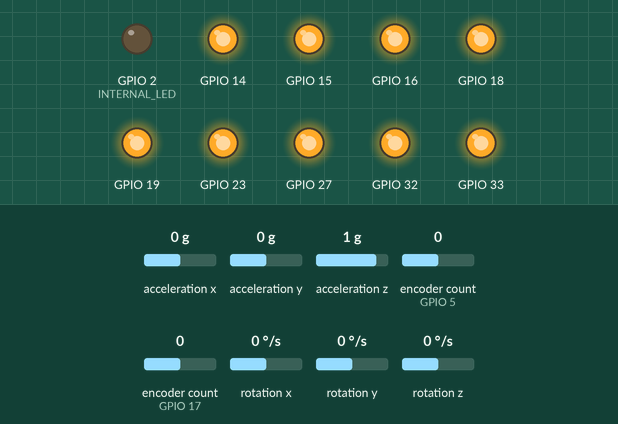
Simulated run of this sketch. Board: ESP32. On the bench: output pins drawn as LEDs (lit = HIGH). Wiring (inferred from the names in the program): MPU-6050 motion sensor at I2C address 0x68. The inputs (shaded band) are chosen by the test bench; at power-on: acceleration x 0 g, acceleration y 0 g, acceleration z 1 g, encoder count (sensors on GPIO 5, GPIO 17) 0, rotation x 0 °/s, rotation y 0 °/s, rotation z 0 °/s.

Above: at 4.8 s.
4.9 s: acceleration x set to -1.4 g
At 5.09 s:
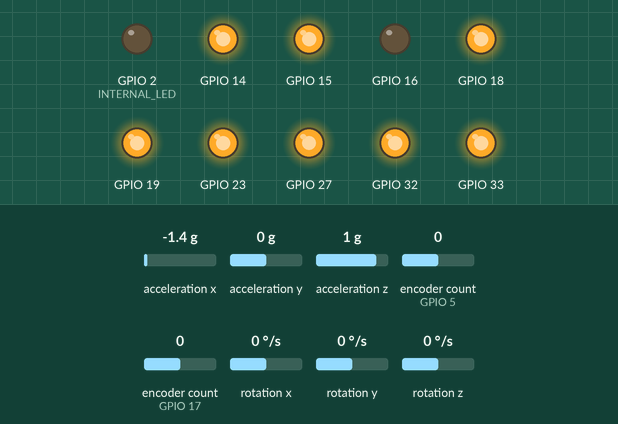
At 6.6 s:
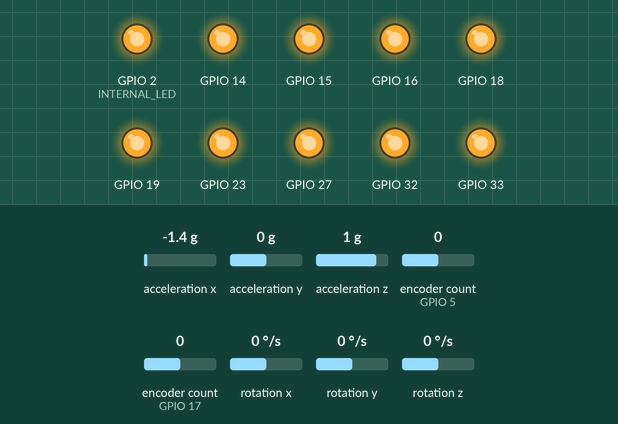
10.9 s: acceleration x set to -0.5 g
13.9 s: acceleration x set to -0.2 g
At 18.6 s:
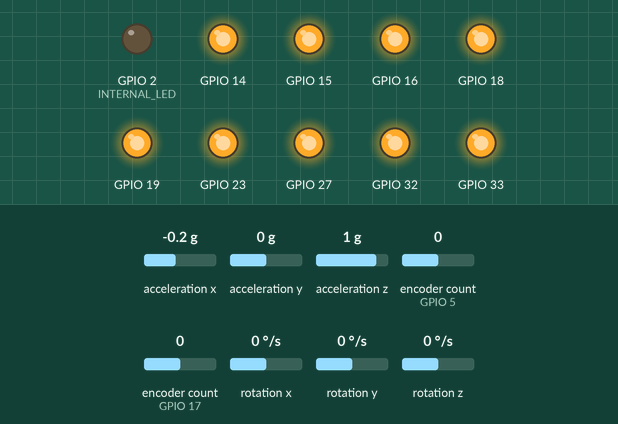
Timing chart, 0 to 20.1 s (numbered marks = the images above; inputs shaded):
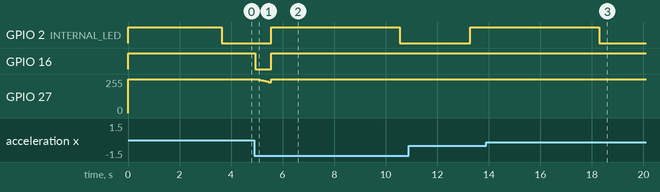

The sketch:

Monociclo.ino
```cpp
// ENCODER library based on the built in counter hardware
#include <ESP32Encoder.h>
#include "NIDEC24H_4_ESP32.h"
#include "MPU6050_4_ESP32.h"
#include "Control.h"
#include "Wire.h"
// ESP32 BLUE LED pin
#define INTERNAL_LED 2
// Inicialização motores
motor motor1, motor2, motor3;
// Inicialização estruturas de controle
angleControl pitchControl, rollControl;
// Inicialização kalman
kalman pitch_angle, roll_angle;
// Encoder var
ESP32Encoder NIDEC1_ENC, NIDEC2_ENC;
float Ts = 0.1, currentT = 0.0, previousT = 0.0; // Elapsed time in loop() function

// modo = 0, ambos motores
// modo = 1, só motores de reação
// modo = 2, só motor central
int modo = 2;

// put your setup code here, to run once:
void setup()
{
  // Inicializa comunicação
  Wire.begin();
  Serial.begin(115200);
  // Setup motores
  motorInit(&motor1, 13, 5, 23, 19, 18, 1);
  motorSetup(&motor1);
  motorInit(&motor2, 2, 4, 32, 33, 15, 0);
  motorSetup(&motor2);
  motorInit(&motor3, 25, 17, 16, 27, 14, 2);
  motorSetup(&motor3);
  // Inicialização controle
  controlInit(&rollControl, 70, 0.5, 0.3, 0.003, NIDEC1_ENC);
  controlInit(&pitchControl, 11, 0.1, 0.31, 0.06, NIDEC2_ENC);
  // Inicialização encoders
  encoderSetup(&motor1, &rollControl);
  encoderSetup(&motor3, &pitchControl);
  // Inicialização kalman
  kalmanInit(&pitch_angle);
  kalmanInit(&roll_angle);
  // // Inicializa imu
  imuSetup();
  // Acende led para indicar período de estabilização
  pinMode(INTERNAL_LED, OUTPUT);
  digitalWrite(INTERNAL_LED, HIGH);
  // Espera estabilização do sistema
  delay(1000);
  // Aguarda estabilização da posição angular
  for (int i = 1; i <= 400; i++)
  {
    angleCalc(&rollControl, &pitchControl, &roll_angle, &pitch_angle, Ts);
    delay(5);
  }
  digitalWrite(INTERNAL_LED, LOW);
}
// put your main code here, to run repeatedly:
void loop()
{
  currentT = millis();
  if ((currentT - previousT) / 1000.0 >= Ts)
  {
    previousT = currentT;

    angleCalc(&rollControl, &pitchControl, &roll_angle, &pitch_angle, Ts);
    if (abs(roll_angle.U.angle) < 10 && abs(pitch_angle.U.angle) < 20)
    {
      // Controle Roll
      if (modo == 0 || modo == 1)
      {
        digitalWrite(motor1.brake, HIGH);
        digitalWrite(motor2.brake, HIGH);

        int pwmX = executeControl(&rollControl, Ts);
        motorControl(&motor1, pwmX);
        motorControl(&motor2, -pwmX);
      }
      // Controle Pitch
      if (modo == 0 || modo == 2)
      {
        digitalWrite(motor3.brake, HIGH);

        int pwmY = executeControl(&pitchControl, Ts);
        motorControl(&motor3, pwmY);
      }
    }
    else
    {
      digitalWrite(INTERNAL_LED, HIGH);
      motorControl(&motor1, 0); // stop reaction wheel
      motorControl(&motor2, 0); // stop reaction wheel
      motorControl(&motor3, 0); // stop reaction wheel
      delay(5000);              // Tempo de aguardo
      digitalWrite(INTERNAL_LED, LOW);
      for (int i = 1; i <= 400; i++)
      { // Wait for the Kalman Filter stabilize
        angleCalc(&rollControl, &pitchControl, &roll_angle, &pitch_angle, Ts);
        delay(5);
      }
      previousT = millis();
      if (modo == 0 || modo == 1)
      {
        resetControl(&rollControl);
      }
      if (modo == 0 || modo == 2)
      {
        resetControl(&pitchControl);
      }
    }
  }
}
```

Control.cpp
```cpp
/*
 *  Control.cpp
 *
 *  João Vitor de M.G. Rosmaninho <jvrosmaninho@ufmg.br>
 *
 *  Version 1.0 - API with the following implemented functions:
 *  void controlInit(angleControl *control, float K1, float K2, float K3, float K4, ESP32Encoder encoder);
 *  void resetControl(angleControl *control);
 *	int executeControl(angleControl *control, float Ts);
 *
 *  Created on 2024
 *  Institution: UFMG
 *  This API contains functions to implement a control structure and a control law.
 */

#include "Control.h"

void controlInit(angleControl *control, float K1, float K2, float K3, float K4, ESP32Encoder encoder)
{
  control->K1 = K1;
  control->K2 = K2;
  control->K3 = K3;
  control->K4 = K4;
  control->body_position = 0;
  control->body_speed = 0;
  control->wheel_speed = 0;
  control->wheel_position = 0;
  control->encoder = encoder;
}

void resetControl(angleControl *control)
{
  // Nula valores
  control->body_position = 0.0;
  control->encoder.clearCount();
  control->wheel_position = 0.0;
}

// Realiza o controle para um determinado angulo
int executeControl(angleControl *control, float Ts)
{
  // Integra a velocidade para obter posição
  control->body_position += control->body_speed * Ts;
  // Obtém rotação da roda através do encoder
  control->wheel_speed = control->encoder.getCount(); // reaction wheel speed
  control->encoder.clearCount();
  // Integra a velocidade para obter posição
  control->wheel_position += control->wheel_speed;
  // Aplica a lei de controle e limita ao valor do PWM.
  return constrain(control->K1 * control->body_position + control->K2 * control->body_speed +
                       control->K3 * control->wheel_speed + control->K4 * control->wheel_position,
                   -255, 255);
}
```

Control.h
```cpp
/*
 *  Control.h
 *
 *  João Vitor de M.G. Rosmaninho <jvrosmaninho@ufmg.br>
 *
 *  Version 1.0 - API with the following implemented functions:
 *  void controlInit(angleControl *control, float K1, float K2, float K3, float K4, ESP32Encoder encoder);
 *  void resetControl(angleControl *control);
 *	int executeControl(angleControl *control, float Ts);
 *
 *  Created on 2024
 *  Institution: UFMG
 *  This API contains functions to implement a control structure and a control law.
 */

#ifndef CONTROL_H
#define CONTROL_H

#include <ESP32Encoder.h>
#include <Arduino.h>

// Estrutura de controle
typedef struct controlStructure
{
  float K1;
  float K2;
  float K3;
  float K4;
  float body_position;
  float body_speed;
  int wheel_speed;
  int wheel_position;
  ESP32Encoder encoder;
} angleControl;

// Inicializa estrutura de controle
void controlInit(angleControl *control, float K1, float K2, float K3, float K4, ESP32Encoder encoder);
// Reseta controle
void resetControl(angleControl *control);
// Executa lei de controle
int executeControl(angleControl *control, float Ts);
#endif
```

MPU6050_4_ESP32.cpp
```cpp
/*
 *  MPU6050_4_ESP32.cpp
 *
 *  João Vitor de M.G. Rosmaninho <jvrosmaninho@ufmg.br>
 *
 *  Version 1.0 - API with the following implemented functions:
 *  void imuSetup();
 *  void angleCalc(angleControl *rollControl, angleControl *pitchControl, kalman *roll_angle, kalman *pitch_angle, float Ts);
 *	void kalmanInit(kalman *kalmanFilter);
 *	void executeKalman(angleControl *control, kalman *filter, float angle, float gyroAxis, float Ts);
 *
 *  Created on 2024
 *  Institution: UFMG
 *  This API contains functions to use of some hardware resources
 *  from the MPU6050 Gyroscope/Accelerometer module.
 */

#include "MPU6050_4_ESP32.h"

// SETUP functions
void imuSetup()
{
  // Initialize the MPU6050
  Wire.beginTransmission(MPU); // Slave address (in this case 0x68)
  Wire.write(0x6B);            // Realizar reset (place a 0 into the 6B register)
  Wire.write(0);
  Wire.endTransmission(true); // Encerra transmissão
  // Gyro config
  Wire.beginTransmission(MPU); // Slave address (in this case 0x68)
  Wire.write(0x1B);            // Registrador GYRO_CONFIG (endereço 0x1B)
  Wire.write(1 << 3);          // Escreve o valor 0b00001000 (seta o range do giroscópio para +/- 500°/s)
  Wire.endTransmission();      // Encerra transmissão
  // Acc config
  Wire.beginTransmission(MPU); // Slave address (in this case 0x68)
  Wire.write(0x1C);            // Registrador ACCEL_CONFIG (endereço 0x1C)
  Wire.write(0b00000000);      // Configura o range do acelerômetro para +/- 2g
  Wire.endTransmission();      // Encerra transmissão
}

// IMU function: Calcular ângulos
void angleCalc(angleControl *rollControl, angleControl *pitchControl, kalman *roll_angle, kalman *pitch_angle, float Ts)
{
  // Realiza leitura da IMU
  int16_t ax, ay, az, temp, gx, gy, gz;
  Wire.beginTransmission(MPU); // IMU address: 0x68
  Wire.write(0x3B);
  Wire.endTransmission(false);
  Wire.requestFrom(MPU, 14);           // IMU address: 0x68
  ax = Wire.read() << 8 | Wire.read(); // X-axis value: 16384.0;
  ay = Wire.read() << 8 | Wire.read(); // Y-axis value: 16384.0;
  az = Wire.read() << 8 | Wire.read(); // Z-axis value: 16384.0;
  temp = Wire.read() << 8 | Wire.read();
  gx = Wire.read() << 8 | Wire.read();
  gy = Wire.read() << 8 | Wire.read();
  gz = Wire.read() << 8 | Wire.read();
  // Obtém valores para o ângulo de roll
  float ax_angle = atan2(ay, sqrt(ax * ax + az * az)) * 57.3;
  float gyrox = gx / 65.5;
  // Obtém valores para o ângulo de pitch
  float ay_angle = atan2(ax, sqrt(ay * ay + az * az)) * 57.3;
  float gyroy = gy / 65.5;
  // Kalman filter - Roll Axis (X)
  executeKalman(rollControl, roll_angle, ax_angle, gyrox, Ts);
  // Kalman filter - Pitch Axis (Y)
  executeKalman(pitchControl, pitch_angle, ay_angle, gyroy, Ts);
}

// Inicia estrutura de kalman
void kalmanInit(kalman *kalmanFilter)
{
  kalmanFilter->Q.angle = 0.001;
  kalmanFilter->Q.bias = 0.005;
  kalmanFilter->R_meas = 1.0;
  kalmanFilter->U.angle = 0.0;
  kalmanFilter->U.bias = 0.0;
  kalmanFilter->P[0][0] = 1.0;
  kalmanFilter->P[0][1] = 0.0;
  kalmanFilter->P[1][0] = 0.0;
  kalmanFilter->P[1][1] = 1.0;
  kalmanFilter->K[0] = 0.0;
  kalmanFilter->K[1] = 0.0;
}

void executeKalman(angleControl *control, kalman *filter, float angle, float gyroAxis, float Ts)
{
  filter->U.angle += (gyroAxis - filter->U.bias) * Ts;

  filter->P[0][0] += (filter->Q.angle - filter->P[0][1] - filter->P[1][0]) * Ts;
  filter->P[0][1] += -filter->P[1][1] * Ts;
  filter->P[1][0] += -filter->P[1][1] * Ts;
  filter->P[1][1] += filter->Q.bias * Ts;
  //
  filter->K[0] = filter->P[0][0] / (filter->P[0][0] + filter->R_meas);
  filter->K[1] = filter->P[1][0] / (filter->P[0][0] + filter->R_meas);
  //
  filter->U.angle += filter->K[0] * (angle - filter->U.angle);
  filter->U.bias += filter->K[1] * (angle - filter->U.angle);
  //
  float P00_temp = filter->P[0][0];
  float P01_temp = filter->P[0][1];

  filter->P[0][0] -= filter->K[0] * P00_temp;
  filter->P[0][1] -= filter->K[0] * P01_temp;
  filter->P[1][0] -= filter->K[1] * P00_temp;
  filter->P[1][1] -= filter->K[1] * P01_temp;
  // end: Kalman filter

  control->body_speed = gyroAxis - filter->U.bias; // Unbiased gyro speed
}
```

MPU6050_4_ESP32.h
```cpp
/*
 *  MPU6050_4_ESP32.h
 *
 *  João Vitor de M.G. Rosmaninho <jvrosmaninho@ufmg.br>
 *
 *  Version 1.0 - API with the following implemented functions:
 *  void imuSetup();
 *  void angleCalc(angleControl *rollControl, angleControl *pitchControl, kalman *roll_angle, kalman *pitch_angle, float Ts);
 *	void kalmanInit(kalman *kalmanFilter);
 *	void executeKalman(angleControl *control, kalman *filter, float angle, float gyroAxis, float Ts);
 *
 *  Created on 2024
 *  Institution: UFMG
 *  This API contains functions to use of some hardware resources
 *  from the MPU6050 Gyroscope/Accelerometer module.
 */

#ifndef MPU6050_4_ESP32_H
#define MPU6050_4_ESP32_H
#include "Wire.h"
#include "Control.h"
#include <Arduino.h>
// IMU I2C address
#define MPU 0x68

// Struct state
typedef struct statesToControl
{
  float angle;
  float bias;
} state;

// Struct kalman
typedef struct kalmanFilter
{
  state Q; // Error states
  float R_meas;
  state U; // States
  float P[2][2];
  float K[2];
} kalman;

// Inicializa imu
void imuSetup();
// Calcula ângulos
void angleCalc(angleControl *rollControl, angleControl *pitchControl, kalman *roll_angle, kalman *pitch_angle, float Ts);
// Inicia estrutura de kalman
void kalmanInit(kalman *kalmanFilter);
// Realiza cálculo do ângulo por kalman
void executeKalman(angleControl *control, kalman *filter, float angle, float gyroAxis, float Ts);
#endif
```

NIDEC24H_4_ESP32.cpp
```cpp
/*
 *  NIDEC24H_4_ESP32.cpp
 *
 *  João Vitor de M.G. Rosmaninho <jvrosmaninho@ufmg.br>
 *
 *  Version 1.0 - API with the following implemented functions:
 *  void motorInit(motor *motorToInit, int enc_a, int enc_b, int dir, int pwm, int brake, int pwm_ch);
 *  void motorControl(motor *motorToControl, int pwm);
 *	void motorSetup(motor *motorToSetup);
 *	void encoderSetup(motor *motorToInit, angleControl *control);
 *
 *  Created on 2024
 *  Institution: UFMG
 *  This API contains functions to use of some hardware resources
 *  from the NIDEC 24H DC Motor.
 */

#include "NIDEC24H_4_ESP32.h"

void motorInit(motor *motorToInit, int enc_a, int enc_b, int dir, int pwm, int brake, int pwm_ch)
{
  // Inicializa pinos do motor
  motorToInit->enc_a = enc_a;
  motorToInit->enc_b = enc_b;
  motorToInit->dir = dir;
  motorToInit->pwm = pwm;
  motorToInit->brake = brake;
  motorToInit->pwm_ch = pwm_ch;
};

void motorControl(motor *motorToControl, int pwm)
{
  // A depender do sinal, inverte a rotação
  if (pwm < 0)
  {
    digitalWrite(motorToControl->dir, LOW);
    pwm = -pwm;
  }
  else
  {
    digitalWrite(motorToControl->dir, HIGH);
  }
  // Escreve no pwm
  ledcWrite(motorToControl->pwm_ch, int(pwm > 255 ? 255 : 255 - pwm));
};

void motorSetup(motor *motorToSetup)
{
  // Inicializa pinos e associa canais
  pinMode(motorToSetup->brake, OUTPUT);
  digitalWrite(motorToSetup->brake, HIGH);
  pinMode(motorToSetup->dir, OUTPUT);
  ledcSetup(motorToSetup->pwm_ch, BASE_FREQ, TIMER_BIT);
  ledcAttachPin(motorToSetup->pwm, motorToSetup->pwm_ch);
  // Inicia motor desligado
  motorControl(motorToSetup, 0);
};

void encoderSetup(motor *motorToInit, angleControl *control)
{
  ESP32Encoder::useInternalWeakPullResistors = puType::up;
  control->encoder.attachFullQuad(motorToInit->enc_b, motorToInit->enc_a);
  control->encoder.clearCount();
}
```

NIDEC24H_4_ESP32.h
```cpp
/*
 *  NIDEC24H_4_ESP32.h
 *
 *  João Vitor de M.G. Rosmaninho <jvrosmaninho@ufmg.br>
 *
 *  Version 1.0 - API with the following implemented functions:
 *  void motorInit(motor *motorToInit, int enc_a, int enc_b, int dir, int pwm, int brake, int pwm_ch);
 *  void motorControl(motor *motorToControl, int pwm);
 *	void motorSetup(motor *motorToSetup);
 *	void encoderSetup(motor *motorToInit, angleControl *control);
 *
 *  Created on 2024
 *  Institution: UFMG
 *  This API contains functions to use of some hardware resources
 *  from the NIDEC 24H DC Motor.
 */

#ifndef NIDEC24H_4_ESP32_H
#define NIDEC24H_4_ESP32_H
// ENCODER library based on the built in counter hardware
// #include <ESP32Encoder.h>
#include "Control.h"
#include <Arduino.h>
// NIDEC PWM config
#define TIMER_BIT 8
#define BASE_FREQ 20000
// Struct motor
typedef struct motor
{
  int enc_a;  // Purple wire (Signal A)
  int enc_b;  // Orange   (Signal B)
  int dir;    // Green wire  (Forward/Reverse)
  int pwm;    // Write wire  (PWM)
  int brake;  // Yellow wire (Start/Stop)
  int pwm_ch; // PWM channel
} motor;

// Inicializar pinos dos motores.
void motorInit(motor *motorToInit, int enc_a, int enc_b, int dir, int pwm, int brake, int pwm_ch);
// Definir PWM no motor
void motorControl(motor *motorToControl, int pwm);
// Inicializar motor
void motorSetup(motor *motorToSetup);
// Inicializar encoder
void encoderSetup(motor *motorToInit, angleControl *control);

#endif
```

Measured:
- the behaviour switches between -0.4 and -0.3 g on acceleration x (found by bisection; images 2 and 3)
- after the input at 4.9 s, GPIO 2 (INTERNAL_LED): LOW → HIGH after 0.65 s, → LOW 5.0 s later; GPIO 16: HIGH → LOW after 0.05 s, → HIGH 0.61 s later; GPIO 27: 255/255 → 253/255 after 0.05 s, → 251/255 0.10 s later, → 247/255 0.10 s later, → 243/255 0.10 s later, … (7 changes in this stretch)
- after the input at 13.9 s, GPIO 2 (INTERNAL_LED): goes on until 18.3 s, then stays LOW
